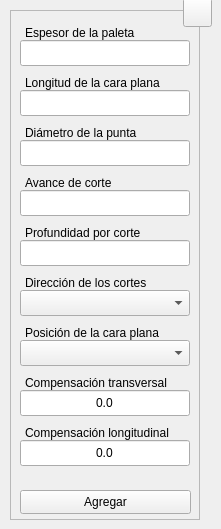
  <widget class="QWidget" name="centralwidget">
   <widget class="QFrame" name="frame">
    <property name="geometry">
     <rect>
      <x>10</x>
      <y>10</y>
      <width>190</width>
      <height>510</height>
     </rect>
    </property>
    <property name="sizePolicy">
     <sizepolicy hsizetype="Fixed" vsizetype="Fixed">
      <horstretch>0</horstretch>
      <verstretch>0</verstretch>
     </sizepolicy>
    </property>
    <property name="minimumSize">
     <size>
      <width>190</width>
      <height>510</height>
     </size>
    </property>
    <property name="maximumSize">
     <size>
      <width>190</width>
      <height>510</height>
     </size>
    </property>
    <property name="frameShape">
     <enum>QFrame::StyledPanel</enum>
    </property>
    <property name="frameShadow">
     <enum>QFrame::Raised</enum>
    </property>
    <widget class="QLineEdit" name="tbx_wdt">
     <property name="geometry">
      <rect>
       <x>10</x>
       <y>30</y>
       <width>170</width>
       <height>26</height>
      </rect>
     </property>
     <property name="minimumSize">
      <size>
       <width>170</width>
       <height>0</height>
      </size>
     </property>
     <property name="maximumSize">
      <size>
       <width>170</width>
       <height>16777215</height>
      </size>
     </property>
     <property name="toolTip">
      <string>Digite la dimensión total del espesor de la paleta</string>
     </property>
     <property name="statusTip">
      <string/>
     </property>
     <property name="alignment">
      <set>Qt::AlignCenter</set>
     </property>
     <property name="placeholderText">
      <string/>
     </property>
    </widget>
    <widget class="QLabel" name="lbl_wdt">
     <property name="enabled">
      <bool>true</bool>
     </property>
     <property name="geometry">
      <rect>
       <x>15</x>
       <y>10</y>
       <width>114</width>
       <height>26</height>
      </rect>
     </property>
     <property name="text">
      <string>Espesor de la paleta</string>
     </property>
     <property name="buddy">
      <cstring>lbl_wdt</cstring>
     </property>
    </widget>
    <widget class="QPushButton" name="btn_save">
     <property name="geometry">
      <rect>
       <x>10</x>
       <y>480</y>
       <width>171</width>
       <height>24</height>
      </rect>
     </property>
     <property name="sizePolicy">
      <sizepolicy hsizetype="Expanding" vsizetype="Expanding">
       <horstretch>0</horstretch>
       <verstretch>0</verstretch>
      </sizepolicy>
     </property>
     <property name="minimumSize">
      <size>
       <width>88</width>
       <height>0</height>
      </size>
     </property>
     <property name="toolTip">
      <string>Agregar los datos al programa CNC</string>
     </property>
     <property name="statusTip">
      <string/>
     </property>
     <property name="text">
      <string>Agregar</string>
     </property>
     <property name="shortcut">
      <string>Ctrl+S</string>
     </property>
     <property name="autoDefault">
      <bool>true</bool>
     </property>
    </widget>
    <widget class="QLabel" name="lbl_dyr">
     <property name="enabled">
      <bool>true</bool>
     </property>
     <property name="geometry">
      <rect>
       <x>15</x>
       <y>260</y>
       <width>129</width>
       <height>26</height>
      </rect>
     </property>
     <property name="text">
      <string>Dirección de los cortes</string>
     </property>
     <property name="buddy">
      <cstring>lbl_dyr</cstring>
     </property>
    </widget>
    <widget class="QComboBox" name="cbx_dyr">
     <property name="geometry">
      <rect>
       <x>10</x>
       <y>280</y>
       <width>170</width>
       <height>26</height>
      </rect>
     </property>
     <property name="minimumSize">
      <size>
       <width>170</width>
       <height>26</height>
      </size>
     </property>
     <property name="maximumSize">
      <size>
       <width>170</width>
       <height>16777215</height>
      </size>
     </property>
     <property name="toolTip">
      <string>Seleccione la dirección de los cortes</string>
     </property>
    </widget>
    <widget class="QLineEdit" name="tbx_mat">
     <property name="geometry">
      <rect>
       <x>10</x>
       <y>130</y>
       <width>170</width>
       <height>26</height>
      </rect>
     </property>
     <property name="minimumSize">
      <size>
       <width>170</width>
       <height>0</height>
      </size>
     </property>
     <property name="maximumSize">
      <size>
       <width>170</width>
       <height>16777215</height>
      </size>
     </property>
     <property name="toolTip">
      <string>Digite la dimensión del diámetro de la punta sin maquinar</string>
     </property>
     <property name="statusTip">
      <string/>
     </property>
     <property name="alignment">
      <set>Qt::AlignCenter</set>
     </property>
     <property name="placeholderText">
      <string/>
     </property>
    </widget>
    <widget class="QLabel" name="lbl_mat">
     <property name="enabled">
      <bool>true</bool>
     </property>
     <property name="geometry">
      <rect>
       <x>15</x>
       <y>110</y>
       <width>120</width>
       <height>26</height>
      </rect>
     </property>
     <property name="text">
      <string>Diámetro de la punta</string>
     </property>
     <property name="buddy">
      <cstring>lbl_wdt</cstring>
     </property>
    </widget>
    <widget class="QLineEdit" name="tbx_fed">
     <property name="geometry">
      <rect>
       <x>10</x>
       <y>180</y>
       <width>170</width>
       <height>26</height>
      </rect>
     </property>
     <property name="minimumSize">
      <size>
       <width>170</width>
       <height>0</height>
      </size>
     </property>
     <property name="maximumSize">
      <size>
       <width>170</width>
       <height>16777215</height>
      </size>
     </property>
     <property name="toolTip">
      <string>Digite la velocidad de avance de corte</string>
     </property>
     <property name="statusTip">
      <string/>
     </property>
     <property name="alignment">
      <set>Qt::AlignCenter</set>
     </property>
     <property name="placeholderText">
      <string/>
     </property>
    </widget>
    <widget class="QLabel" name="lbl_fed">
     <property name="enabled">
      <bool>true</bool>
     </property>
     <property name="geometry">
      <rect>
       <x>15</x>
       <y>160</y>
       <width>95</width>
       <height>26</height>
      </rect>
     </property>
     <property name="text">
      <string>Avance de corte</string>
     </property>
     <property name="buddy">
      <cstring>lbl_wdt</cstring>
     </property>
    </widget>
    <widget class="QLineEdit" name="tbx_lgt">
     <property name="geometry">
      <rect>
       <x>10</x>
       <y>80</y>
       <width>170</width>
       <height>26</height>
      </rect>
     </property>
     <property name="minimumSize">
      <size>
       <width>170</width>
       <height>0</height>
      </size>
     </property>
     <property name="maximumSize">
      <size>
       <width>170</width>
       <height>16777215</height>
      </size>
     </property>
     <property name="toolTip">
      <string>Digite la dimensión de la longitud de la paleta</string>
     </property>
     <property name="statusTip">
      <string/>
     </property>
     <property name="alignment">
      <set>Qt::AlignCenter</set>
     </property>
     <property name="placeholderText">
      <string/>
     </property>
    </widget>
    <widget class="QLabel" name="lbl_lgt">
     <property name="enabled">
      <bool>true</bool>
     </property>
     <property name="geometry">
      <rect>
       <x>15</x>
       <y>60</y>
       <width>143</width>
       <height>26</height>
      </rect>
     </property>
     <property name="text">
      <string>Longitud de la cara plana</string>
     </property>
     <property name="buddy">
      <cstring>lbl_wdt</cstring>
     </property>
    </widget>
    <widget class="QComboBox" name="cbx_pos">
     <property name="geometry">
      <rect>
       <x>10</x>
       <y>330</y>
       <width>170</width>
       <height>26</height>
      </rect>
     </property>
     <property name="minimumSize">
      <size>
       <width>170</width>
       <height>26</height>
      </size>
     </property>
     <property name="maximumSize">
      <size>
       <width>170</width>
       <height>16777215</height>
      </size>
     </property>
     <property name="toolTip">
      <string>Seleccione la posición de la cara plana</string>
     </property>
    </widget>
    <widget class="QLabel" name="lbl_pos">
     <property name="enabled">
      <bool>true</bool>
     </property>
     <property name="geometry">
      <rect>
       <x>15</x>
       <y>310</y>
       <width>140</width>
       <height>26</height>
      </rect>
     </property>
     <property name="text">
      <string>Posición de la cara plana</string>
     </property>
     <property name="buddy">
      <cstring>lbl_dyr</cstring>
     </property>
    </widget>
    <widget class="QLabel" name="lbl_cut">
     <property name="enabled">
      <bool>true</bool>
     </property>
     <property name="geometry">
      <rect>
       <x>15</x>
       <y>210</y>
       <width>127</width>
       <height>26</height>
      </rect>
     </property>
     <property name="text">
      <string>Profundidad por corte</string>
     </property>
     <property name="buddy">
      <cstring>lbl_dyr</cstring>
     </property>
    </widget>
    <widget class="QLineEdit" name="tbx_cut">
     <property name="geometry">
      <rect>
       <x>10</x>
       <y>230</y>
       <width>170</width>
       <height>26</height>
      </rect>
     </property>
     <property name="minimumSize">
      <size>
       <width>170</width>
       <height>0</height>
      </size>
     </property>
     <property name="maximumSize">
      <size>
       <width>170</width>
       <height>16777215</height>
      </size>
     </property>
     <property name="toolTip">
      <string>Digite la dimensión de la profundidad por corte</string>
     </property>
     <property name="statusTip">
      <string/>
     </property>
     <property name="alignment">
      <set>Qt::AlignCenter</set>
     </property>
     <property name="placeholderText">
      <string/>
     </property>
    </widget>
    <widget class="QLineEdit" name="tbx_tcm">
     <property name="geometry">
      <rect>
       <x>10</x>
       <y>380</y>
       <width>170</width>
       <height>26</height>
      </rect>
     </property>
     <property name="minimumSize">
      <size>
       <width>170</width>
       <height>0</height>
      </size>
     </property>
     <property name="maximumSize">
      <size>
       <width>170</width>
       <height>16777215</height>
      </size>
     </property>
     <property name="toolTip">
      <string>Digite la dimensión de la compensación en el eje transversal (ancho)</string>
     </property>
     <property name="statusTip">
      <string/>
     </property>
     <property name="text">
      <string>0.0</string>
     </property>
     <property name="alignment">
      <set>Qt::AlignCenter</set>
     </property>
     <property name="placeholderText">
      <string/>
     </property>
    </widget>
    <widget class="QLabel" name="lbl_tcm">
     <property name="enabled">
      <bool>true</bool>
     </property>
     <property name="geometry">
      <rect>
       <x>15</x>
       <y>360</y>
       <width>150</width>
       <height>26</height>
      </rect>
     </property>
     <property name="text">
      <string>Compensación transversal</string>
     </property>
     <property name="buddy">
      <cstring>lbl_wdt</cstring>
     </property>
    </widget>
    <widget class="QLineEdit" name="tbx_lcm">
     <property name="geometry">
      <rect>
       <x>10</x>
       <y>430</y>
       <width>170</width>
       <height>26</height>
      </rect>
     </property>
     <property name="minimumSize">
      <size>
       <width>170</width>
       <height>0</height>
      </size>
     </property>
     <property name="maximumSize">
      <size>
       <width>170</width>
       <height>16777215</height>
      </size>
     </property>
     <property name="toolTip">
      <string>Digite la dimensión de la compensación en el eje longitudinal (largo)</string>
     </property>
     <property name="statusTip">
      <string/>
     </property>
     <property name="text">
      <string>0.0</string>
     </property>
     <property name="alignment">
      <set>Qt::AlignCenter</set>
     </property>
     <property name="placeholderText">
      <string/>
     </property>
    </widget>
    <widget class="QLabel" name="lbl_lcm">
     <property name="enabled">
      <bool>true</bool>
     </property>
     <property name="geometry">
      <rect>
       <x>15</x>
       <y>410</y>
       <width>158</width>
       <height>26</height>
      </rect>
     </property>
     <property name="text">
      <string>Compensación longitudinal</string>
     </property>
     <property name="buddy">
      <cstring>lbl_wdt</cstring>
     </property>
    </widget>
    <zorder>tbx_wdt</zorder>
    <zorder>lbl_wdt</zorder>
    <zorder>btn_save</zorder>
    <zorder>cbx_dyr</zorder>
    <zorder>lbl_dyr</zorder>
    <zorder>tbx_mat</zorder>
    <zorder>lbl_mat</zorder>
    <zorder>tbx_fed</zorder>
    <zorder>lbl_fed</zorder>
    <zorder>tbx_lgt</zorder>
    <zorder>lbl_lgt</zorder>
    <zorder>cbx_pos</zorder>
    <zorder>lbl_pos</zorder>
    <zorder>tbx_cut</zorder>
    <zorder>lbl_cut</zorder>
    <zorder>tbx_tcm</zorder>
    <zorder>lbl_tcm</zorder>
    <zorder>tbx_lcm</zorder>
    <zorder>lbl_lcm</zorder>
   </widget>
   <widget class="QToolButton" name="btn_help">
    <property name="geometry">
     <rect>
      <x>183</x>
      <y>-2</y>
      <width>29</width>
      <height>29</height>
     </rect>
    </property>
    <property name="font">
     <font>
      <pointsize>20</pointsize>
      <bold>true</bold>
     </font>
    </property>
    <property name="text">
     <string/>
    </property>
    <property name="icon">
     <iconset resource="../../resources/resources.qrc">
      <normaloff>:/icons/question.png</normaloff>:/icons/question.png</iconset>
    </property>
    <property name="iconSize">
     <size>
      <width>20</width>
      <height>20</height>
     </size>
    </property>
    <property name="shortcut">
     <string>F1</string>
    </property>
   </widget>
  </widget>
